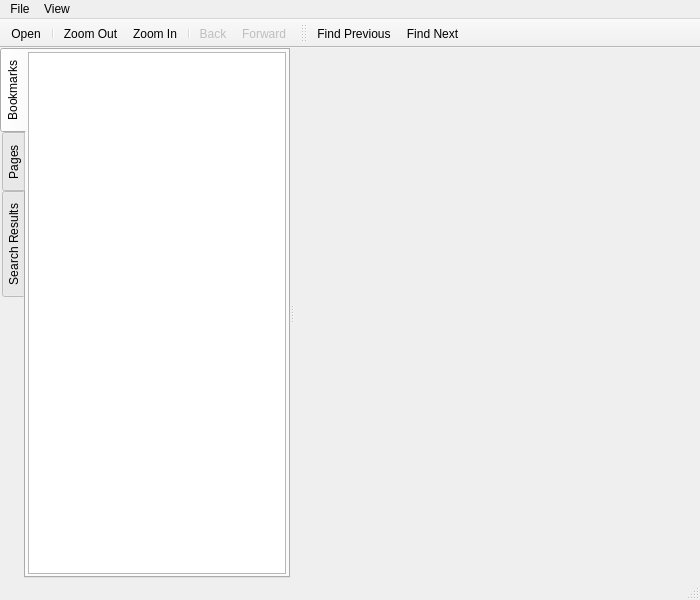
<?xml version="1.0" encoding="UTF-8"?>
<ui version="4.0">
 <class>PDFViewer</class>
 <widget class="QMainWindow" name="PDFViewer">
  <property name="geometry">
   <rect>
    <x>0</x>
    <y>0</y>
    <width>700</width>
    <height>600</height>
   </rect>
  </property>
  <property name="windowTitle">
   <string>ООО &quot;Варнофф&quot;</string>
  </property>
  <property name="unifiedTitleAndToolBarOnMac">
   <bool>true</bool>
  </property>
  <widget class="QWidget" name="centralWidget">
   <layout class="QVBoxLayout" name="verticalLayout">
    <property name="spacing">
     <number>0</number>
    </property>
    <property name="leftMargin">
     <number>0</number>
    </property>
    <property name="topMargin">
     <number>0</number>
    </property>
    <property name="rightMargin">
     <number>0</number>
    </property>
    <property name="bottomMargin">
     <number>0</number>
    </property>
    <item>
     <widget class="QWidget" name="widget" native="true">
      <layout class="QVBoxLayout" name="verticalLayout_2">
       <property name="spacing">
        <number>0</number>
       </property>
       <property name="leftMargin">
        <number>0</number>
       </property>
       <property name="topMargin">
        <number>0</number>
       </property>
       <property name="rightMargin">
        <number>0</number>
       </property>
       <property name="bottomMargin">
        <number>0</number>
       </property>
       <item>
        <widget class="QSplitter" name="splitter">
         <property name="orientation">
          <enum>Qt::Horizontal</enum>
         </property>
         <widget class="QTabWidget" name="tabWidget">
          <property name="sizePolicy">
           <sizepolicy hsizetype="Preferred" vsizetype="Expanding">
            <horstretch>0</horstretch>
            <verstretch>0</verstretch>
           </sizepolicy>
          </property>
          <property name="tabPosition">
           <enum>QTabWidget::West</enum>
          </property>
          <property name="currentIndex">
           <number>0</number>
          </property>
          <property name="documentMode">
           <bool>false</bool>
          </property>
          <widget class="QWidget" name="bookmarkTab">
           <attribute name="title">
            <string>Bookmarks</string>
           </attribute>
           <layout class="QVBoxLayout" name="verticalLayout_3">
            <property name="spacing">
             <number>0</number>
            </property>
            <property name="leftMargin">
             <number>2</number>
            </property>
            <property name="topMargin">
             <number>2</number>
            </property>
            <property name="rightMargin">
             <number>2</number>
            </property>
            <property name="bottomMargin">
             <number>2</number>
            </property>
            <item>
             <widget class="QTreeView" name="bookmarkView">
              <property name="sizePolicy">
               <sizepolicy hsizetype="Preferred" vsizetype="Expanding">
                <horstretch>0</horstretch>
                <verstretch>0</verstretch>
               </sizepolicy>
              </property>
              <property name="headerHidden">
               <bool>true</bool>
              </property>
             </widget>
            </item>
           </layout>
          </widget>
          <widget class="QWidget" name="pagesTab">
           <attribute name="title">
            <string>Pages</string>
           </attribute>
           <layout class="QVBoxLayout" name="verticalLayout_4">
            <property name="leftMargin">
             <number>2</number>
            </property>
            <property name="topMargin">
             <number>2</number>
            </property>
            <property name="rightMargin">
             <number>2</number>
            </property>
            <property name="bottomMargin">
             <number>2</number>
            </property>
            <item>
             <widget class="QListView" name="thumbnailsView">
              <property name="sizePolicy">
               <sizepolicy hsizetype="Preferred" vsizetype="Expanding">
                <horstretch>0</horstretch>
                <verstretch>0</verstretch>
               </sizepolicy>
              </property>
              <property name="iconSize">
               <size>
                <width>128</width>
                <height>128</height>
               </size>
              </property>
              <property name="movement">
               <enum>QListView::Static</enum>
              </property>
              <property name="resizeMode">
               <enum>QListView::Adjust</enum>
              </property>
              <property name="viewMode">
               <enum>QListView::IconMode</enum>
              </property>
             </widget>
            </item>
           </layout>
          </widget>
          <widget class="QWidget" name="searchResultsTab">
           <attribute name="title">
            <string>Search Results</string>
           </attribute>
           <layout class="QVBoxLayout" name="verticalLayout_5">
            <property name="spacing">
             <number>0</number>
            </property>
            <property name="leftMargin">
             <number>2</number>
            </property>
            <property name="topMargin">
             <number>2</number>
            </property>
            <property name="rightMargin">
             <number>2</number>
            </property>
            <property name="bottomMargin">
             <number>2</number>
            </property>
            <item>
             <widget class="QListView" name="searchResultsView">
              <property name="horizontalScrollBarPolicy">
               <enum>Qt::ScrollBarAlwaysOff</enum>
              </property>
             </widget>
            </item>
           </layout>
          </widget>
         </widget>
         <widget class="QPdfView" name="pdfView" native="true">
          <property name="sizePolicy">
           <sizepolicy hsizetype="Expanding" vsizetype="Expanding">
            <horstretch>10</horstretch>
            <verstretch>0</verstretch>
           </sizepolicy>
          </property>
         </widget>
        </widget>
       </item>
      </layout>
     </widget>
    </item>
   </layout>
  </widget>
  <widget class="QMenuBar" name="menuBar">
   <property name="geometry">
    <rect>
     <x>0</x>
     <y>0</y>
     <width>700</width>
     <height>22</height>
    </rect>
   </property>
   <widget class="QMenu" name="menuFile">
    <property name="title">
     <string>File</string>
    </property>
    <addaction name="actionOpen"/>
    <addaction name="actionQuit"/>
   </widget>
   <widget class="QMenu" name="menuView">
    <property name="title">
     <string>View</string>
    </property>
    <addaction name="actionZoom_In"/>
    <addaction name="actionZoom_Out"/>
    <addaction name="actionPrevious_Page"/>
    <addaction name="actionNext_Page"/>
    <addaction name="separator"/>
    <addaction name="actionContinuous"/>
   </widget>
   <addaction name="menuFile"/>
   <addaction name="menuView"/>
  </widget>
  <widget class="QToolBar" name="mainToolBar">
   <property name="movable">
    <bool>false</bool>
   </property>
   <property name="floatable">
    <bool>false</bool>
   </property>
   <attribute name="toolBarArea">
    <enum>TopToolBarArea</enum>
   </attribute>
   <attribute name="toolBarBreak">
    <bool>false</bool>
   </attribute>
   <addaction name="actionOpen"/>
   <addaction name="separator"/>
   <addaction name="actionZoom_Out"/>
   <addaction name="actionZoom_In"/>
   <addaction name="separator"/>
   <addaction name="actionBack"/>
   <addaction name="actionForward"/>
  </widget>
  <widget class="QStatusBar" name="statusBar"/>
  <widget class="QToolBar" name="searchToolBar">
   <property name="windowTitle">
    <string>toolBar</string>
   </property>
   <attribute name="toolBarArea">
    <enum>TopToolBarArea</enum>
   </attribute>
   <attribute name="toolBarBreak">
    <bool>false</bool>
   </attribute>
   <addaction name="actionFindPrevious"/>
   <addaction name="actionFindNext"/>
  </widget>
  <action name="actionOpen">
   <property name="icon">
    <iconset theme="document-open">
     <normaloff>:/icons/images/document-open.svgz</normaloff>:/icons/images/document-open.svgz</iconset>
   </property>
   <property name="text">
    <string>Open...</string>
   </property>
   <property name="shortcut">
    <string>Ctrl+O</string>
   </property>
  </action>
  <action name="actionQuit">
   <property name="icon">
    <iconset theme="application-exit"/>
   </property>
   <property name="text">
    <string>Quit</string>
   </property>
   <property name="shortcut">
    <string>Ctrl+Q</string>
   </property>
  </action>
  <action name="actionZoom_In">
   <property name="icon">
    <iconset theme="zoom-in">
     <normaloff>:/icons/images/zoom-in.svgz</normaloff>:/icons/images/zoom-in.svgz</iconset>
   </property>
   <property name="text">
    <string>Zoom In</string>
   </property>
   <property name="shortcut">
    <string>Ctrl+=</string>
   </property>
  </action>
  <action name="actionZoom_Out">
   <property name="icon">
    <iconset theme="zoom-out">
     <normaloff>:/icons/images/zoom-out.svgz</normaloff>:/icons/images/zoom-out.svgz</iconset>
   </property>
   <property name="text">
    <string>Zoom Out</string>
   </property>
   <property name="shortcut">
    <string>Ctrl+-</string>
   </property>
  </action>
  <action name="actionPrevious_Page">
   <property name="icon">
    <iconset theme="go-previous-view-page">
     <normaloff>:/icons/images/go-previous-view-page.svgz</normaloff>:/icons/images/go-previous-view-page.svgz</iconset>
   </property>
   <property name="text">
    <string>Previous Page</string>
   </property>
   <property name="shortcut">
    <string>PgUp</string>
   </property>
  </action>
  <action name="actionNext_Page">
   <property name="icon">
    <iconset theme="go-next-view-page">
     <normaloff>:/icons/images/go-next-view-page.svgz</normaloff>:/icons/images/go-next-view-page.svgz</iconset>
   </property>
   <property name="text">
    <string>Next Page</string>
   </property>
   <property name="shortcut">
    <string>PgDown</string>
   </property>
  </action>
  <action name="actionContinuous">
   <property name="checkable">
    <bool>true</bool>
   </property>
   <property name="text">
    <string>Continuous</string>
   </property>
  </action>
  <action name="actionBack">
   <property name="enabled">
    <bool>false</bool>
   </property>
   <property name="icon">
    <iconset>
     <normaloff>:/icons/images/go-previous-view.svgz</normaloff>
     <normalon>:/img/images/go-previous-24.png</normalon>:/icons/images/go-previous-view.svgz</iconset>
   </property>
   <property name="text">
    <string>Back</string>
   </property>
   <property name="toolTip">
    <string>back to previous view</string>
   </property>
  </action>
  <action name="actionForward">
   <property name="enabled">
    <bool>false</bool>
   </property>
   <property name="icon">
    <iconset>
     <normalon>:/img/images/go-next-24.png</normalon>
    </iconset>
   </property>
   <property name="text">
    <string>Forward</string>
   </property>
   <property name="toolTip">
    <string>forward to next view</string>
   </property>
  </action>
  <action name="actionFindNext">
   <property name="icon">
    <iconset theme="go-down">
     <normaloff>:/icons/images/go-down-search.svgz</normaloff>:/icons/images/go-down-search.svgz</iconset>
   </property>
   <property name="text">
    <string>Find Next</string>
   </property>
   <property name="toolTip">
    <string>Find the next occurrence of the phrase</string>
   </property>
   <property name="shortcut">
    <string>F3</string>
   </property>
  </action>
  <action name="actionFindPrevious">
   <property name="icon">
    <iconset theme="go-up">
     <normaloff>:/icons/images/go-up-search.svgz</normaloff>:/icons/images/go-up-search.svgz</iconset>
   </property>
   <property name="text">
    <string>Find Previous</string>
   </property>
   <property name="toolTip">
    <string>Find the previous occurrence of the phrase</string>
   </property>
   <property name="shortcut">
    <string>Shift+F3</string>
   </property>
  </action>
 </widget>
 <layoutdefault spacing="6" margin="11"/>
 <customwidgets>
  <customwidget>
   <class>QPdfView</class>
   <extends>QWidget</extends>
   <header location="global">qpdfview.h</header>
   <container>1</container>
  </customwidget>
 </customwidgets>
 <resources/>
 <connections/>
</ui>
